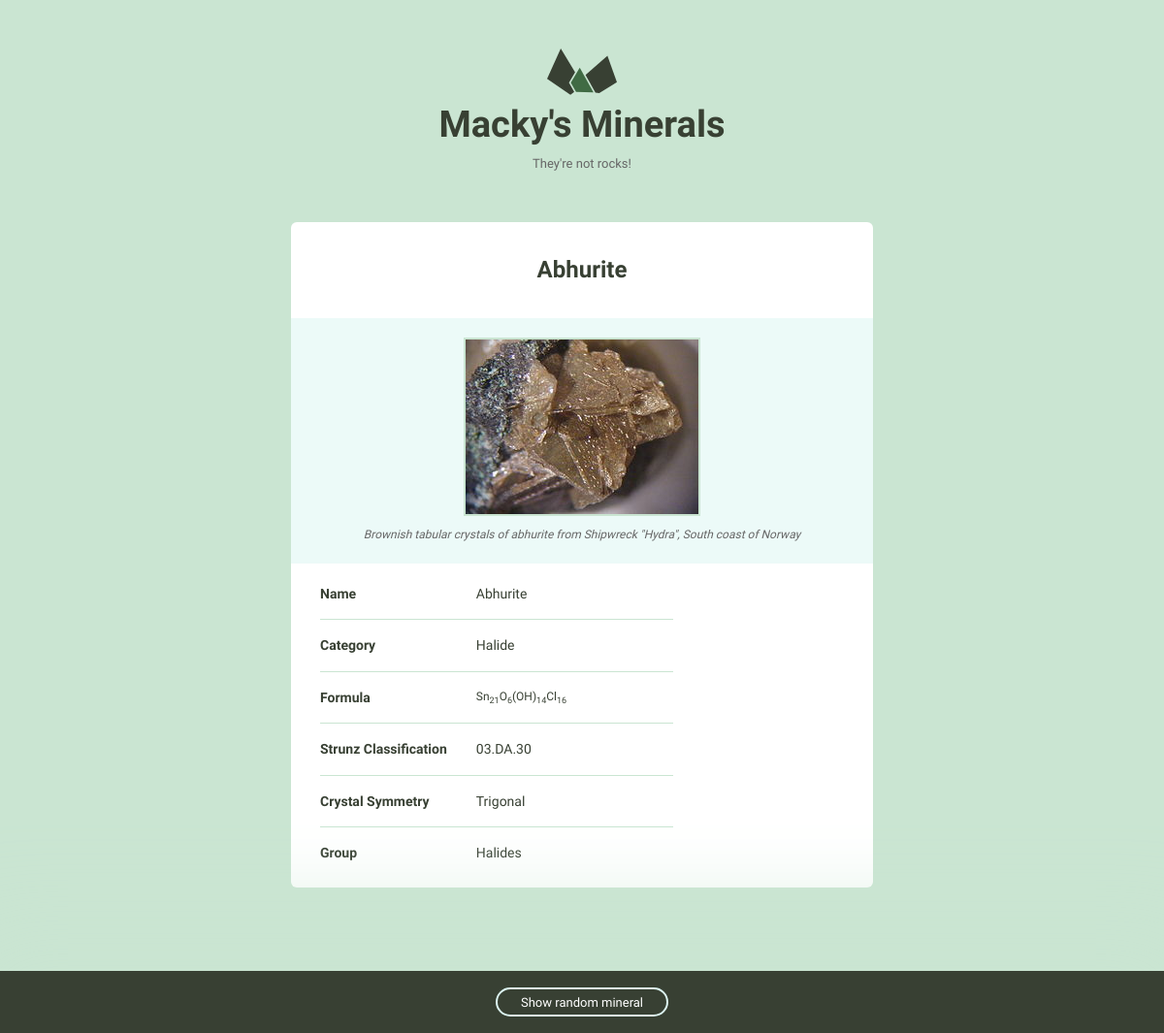
Page /minerals/3 on the committed database.
### minerals/models.py (models this page shows, shortened)
class Mineral(models.Model):
    name = CharField('name', max_length=255, unique=True)
    image_filename = CharField('image file', max_length=255, blank=True)
    image_caption = CharField('image caption', max_length=255, blank=True)
    category = CharField('category', max_length=255, blank=True)
    formula = CharField('formula', max_length=255, blank=True)
    strunz_classification = CharField('strunz classification',
                                      max_length=255, blank=True)
    crystal_system = CharField('crystal system', max_length=255, blank=True)
    unit_cell = CharField('unit cell', max_length=255, blank=True)
    color = CharField('color', max_length=255, blank=True)
    crystal_symmetry = CharField('crystal symmetry', max_length=255,
                                 blank=True)
    cleavage = CharField('cleavage', max_length=255, blank=True)
    mohs_scale_hardness = CharField('mohs scale hardness', max_length=255,
                                    blank=True)
    luster = CharField('luster', max_length=255, blank=True)
    streak = CharField('streak', max_length=255, blank=True)
    diaphaneity = CharField('diaphaneity', max_length=255, blank=True)
    optical_properties = CharField('optical properties', max_length=255,
                                   blank=True)
    refractive_index = CharField('refractive index', max_length=255,
                                 blank=True)
    crystal_habit = CharField('crystal habit', max_length=255, blank=True)
    specific_gravity = CharField('specific gravity', max_length=255,
                                 blank=True)
    group = CharField('group', max_length=255, blank=True)
    class Meta:
        ordering = ('name',)

### minerals/views.py (the view)
# urls.py: url(r'^(?P<pk>\d+)$', views.mineral_detail, name='detail'),
def mineral_detail(request, pk):
    mineral = get_object_or_404(Mineral, pk=pk)
    mineral.fields = mineral._meta.fields
    return render(request, 'minerals/detail.html', {'mineral': mineral})

### minerals/templatetags/mineral_field.py (called while the page is built)
@register.inclusion_tag('minerals/render_field.html')
def render_mineral_field(mineral, field):
    value = field.value_to_string(mineral)
    return {'value': value, 'field': field}

### minerals/templates/minerals/detail.html (shortened to what this page needs)
{% extends 'base.html' %}
{% load static from staticfiles %}
{% load mineral_field %}
{% block content %}
  <div class="bounds bounds--small">
    <div class="grid-100">
      <a href="{% url 'minerals:list' %}">
        <h1 class="logo__name text-centered">Macky's Minerals</h1>
      </a>
      <p class="logo__text text-centered">They're not rocks!</p>
    </div>
    <div class="grid-100 mineral__container">
      <h1 class="mineral__name">{{ mineral.name|title }}</h1>
      <div class="mineral__image-bg">
        <img class="mineral__image" src="{% static 'minerals/data/images/' %}{{  mineral.name|title }}.jpg">
        <p class="mineral__caption">{{ mineral.image_caption }}</p>
      </div>
      <div class="mineral__table-container">
        <table class="mineral__table">
            {% for field in mineral.fields %}
            {% if field.name != 'image_filename' and field.name != 'image_caption' and field.name != 'id' %}
            {% render_mineral_field mineral field %}
            {% endif %}
            {% endfor %}
        </table>
      </div>
    </div>
  </div>
{% endblock %}

### minerals/templates/minerals/render_field.html
{% if value != '' %}
<tr>
    <td class="mineral__category">{{ field.verbose_name|title }}</td>
    {% if field.name == 'formula' %}
    <td class="mineral__formula">{{ value|safe }}</td>
    {% else %}
    <td>{{ value }}</td>
    {% endif %}
</tr>
{% endif %}

### assets/css/global.css (style rules this page uses)
html { font-family: sans-serif; -ms-text-size-adjust: 100%; -webkit-text-size-adjust: 100%; }
body { margin: 0; }
a { background-color: transparent; }
h1 { font-size: 2em; margin: 0.67em 0; }
sub { font-size: 75%; line-height: 0; position: relative; vertical-align: baseline; bottom: -0.25em; }
img { border: 0; }
svg:not(:root) { overflow: hidden; }
table { border-collapse: collapse; border-spacing: 0; }
td, th { padding: 0; }
html { font-size: 62.5%; }
body { background-color: #CAE5D2; font-size: 1.5em; line-height: 1.6; font-weight: 400; font-family: "Cousine"; color: #666; }
.bounds { max-width: 800px; margin: 0 auto; padding: 50px 0 150px; overflow: hidden; }
.bounds--small { max-width: 600px; padding: 50px 10px 150px; }
.grid, .grid-5, .grid-10, .grid-15, .grid-20, .grid-25, .grid-30, .grid-33, .grid-35, .grid-40, .grid-45, .grid-50, .grid-55, .grid-60, .grid-65, .grid-66, .grid-70, .grid-75, .grid-80, .grid-90, .grid-95, .grid-100 { float: left; box-sizing: border-box; position: relative; }
.grid-100 { width: 100%; padding: 0 15px; }
h1, h2, h3, h4, h5, h6 { margin-top: 0; margin-bottom: 2rem; font-weight: bold; font-family: "Work Sans", sans-serif; color: #384033; }
h1 { font-size: 3.8rem; }
@media (min-width: 550px) { h1 { font-size: 3.8rem; } }
p { margin-top: 0; font-size: 1.6rem; }
a { color: #689b98; text-decoration: none; -webkit-transition: color 0.2s; -moz-transition: color 0.2s; -ms-transition: color 0.2s; -o-transition: color 0.2s; transition: color 0.2s; }
th, td { padding: 15px; text-align: left; border-bottom: 1px solid #e1e1e1; }
th:first-child, td:first-child { padding-left: 0; }
th:last-child, td:last-child { padding-right: 0; }
table, p, ul { margin-bottom: 2.5rem; }
.text-centered { text-align: center; }
.logo { display: block; fill: #384033; position: relative; margin: 0 auto; width: 72px; }
.logo__name { margin-bottom: 0; }
.logo__text { margin-bottom: 50px; font-size: 13px; }
.mineral__container { background-color: #fff; border-radius: 6px; list-style: none; padding: 0; text-align: center; }
.mineral__name { display: block; width: 100%; margin: 0; font-size: 24px; padding: 30px 0 30px 0; }
.mineral__image { display: block; margin: 0 auto; border: solid 2px #CAE5D2; }
.mineral__image-bg { background-color: #ecfaf8; padding: 20px 0; }
.mineral__caption { font-size: 12px; font-style: italic; padding: 10px 0 0 0; margin: 0; }
.mineral__table { font-size: 14px; color: #384033; }
.mineral__table td { border-color: #CAE5D2; }
.mineral__table tr:last-of-type td { border-bottom: none; padding-bottom: 0; }
.mineral__table-container { padding: 5px 30px 0; }
.mineral__category { font-weight: bold; width: 40%; }
.mineral__formula { font-size: 12px; }
.logo { transition: transform .5s; }

### rows in the picture
Mineral: name "Abhurite", name (picture), image_caption "Brownish tabular crystals of abhurite from Shipwreck \"Hydra\", South coast of Norway", fields "Abhurite" "Halide" "03.DA.30" "Trigonal" "Halides", fields "Sn 21 O 6 (OH) 14 Cl 16"

### other values in the picture
{{ field.verbose_name|title }} "Name" "Category" "Formula" "Strunz Classification" "Crystal Symmetry" "Group"
